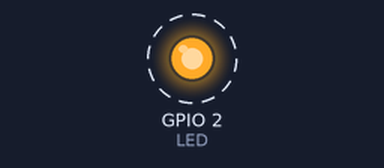
A sketch run on a simulated ESP32. Shown: output pins drawn as LEDs (lit = HIGH). Dashed ring = blinking. What the sketch prints to the serial monitor is not drawn.

Above: at 0.5 s.
Timing chart, 0 to 4.6 s (numbered marks = the images above):
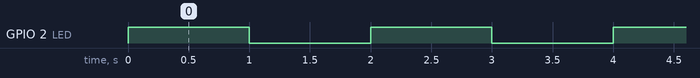

The sketch:

Exemplo2.ino
```cpp
#include "freertos/FreeRTOS.h"
#include "freertos/task.h"
#include "freertos/queue.h"

#define LED 2

QueueHandle_t xFila;

TaskHandle_t xTask1Handle,xTask2Handle;

void vTask1(void *pvParameters);
void vTask2(void *pvParameters);

void setup() {

  BaseType_t xReturned;

  Serial.begin(9600);
  pinMode(LED,OUTPUT);

  xFila = xQueueCreate(1,sizeof(int));

  if(xFila == NULL){
    Serial.println("Nao foi possível criar a fila");
    while(1);
  }

  xReturned = xTaskCreate(vTask1,"Task1",configMINIMAL_STACK_SIZE+1024,NULL,1,&xTask1Handle);

  if(xReturned == pdFAIL){
    Serial.println("Não foi possível criar a Task 1");
    while(1);
  }

  xReturned = xTaskCreate(vTask2,"Task2",configMINIMAL_STACK_SIZE+1024,NULL,1,&xTask2Handle);

  if(xReturned == pdFAIL){
    Serial.println("Não foi possível criar a Task 2");
    while(1);
  }


}

void loop() {
  digitalWrite(LED, !digitalRead(LED));
  vTaskDelay(pdMS_TO_TICKS(1000));
}


void vTask1(void *pvParameters){

  int count = 0;

  while (1)
  {
    if(count<10){
        xQueueSend(xFila, &count,portMAX_DELAY);
        count++;
    }
    else{
      count = 0;
      vTaskDelay(pdMS_TO_TICKS(5000));
    }
    vTaskDelay(pdMS_TO_TICKS(500));
  }
}


void vTask2(void *pvParameters){

  int valorRecebido = 0;

  while (1)
  {
    if(xQueueReceive(xFila,&valorRecebido,pdMS_TO_TICKS(1000))==pdTRUE){
      Serial.println("Valor Recebido: " + String(valorRecebido));
    }
    else{
      Serial.println("TIMEOUT");
    }
  }
}
```

Measured:
- by itself, GPIO 2 (LED): alternates HIGH for 1.0 s and LOW for 1.0 s
